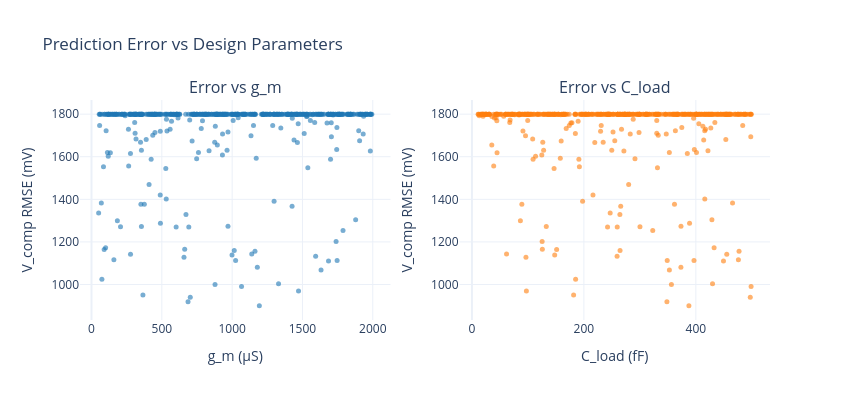

Notebook source saved alongside this figure:
### Markdown cell above
### 5.2 Error vs Design Parameters

Does the model make larger errors for specific regions of the design space? We scatter-plot the per-sample $V_{comp}$ RMSE against $g_m$ and $C_{load}$.

### Code cell
# Per-sample Vcomp RMSE
vcomp_rmse = np.sqrt(((vcomp_pred - vcomp_gt)**2).mean(axis=(1, 2)))  # (N,)

fig_scatter = make_subplots(rows=1, cols=2,
    subplot_titles=['Error vs g_m', 'Error vs C_load'])

# vs gm
gm_np = data['params'][:N_EVAL, 4].numpy() * 1e6  # µS
fig_scatter.add_trace(go.Scatter(
    x=gm_np, y=vcomp_rmse * 1e3,
    mode='markers',
    marker=dict(size=5, color='#1f77b4', opacity=0.6),
    showlegend=False,
), row=1, col=1)

# vs cload
cload_np = data['params'][:N_EVAL, 3].numpy() * 1e15  # fF
fig_scatter.add_trace(go.Scatter(
    x=cload_np, y=vcomp_rmse * 1e3,
    mode='markers',
    marker=dict(size=5, color='#ff7f0e', opacity=0.6),
    showlegend=False,
), row=1, col=2)

fig_scatter.update_xaxes(title_text='g_m (µS)', row=1, col=1)
fig_scatter.update_xaxes(title_text='C_load (fF)', row=1, col=2)
fig_scatter.update_yaxes(title_text='V_comp RMSE (mV)', row=1, col=1)
fig_scatter.update_yaxes(title_text='V_comp RMSE (mV)', row=1, col=2)
fig_scatter.update_layout(
    title='Prediction Error vs Design Parameters',
    template='plotly_white',
    height=400, width=850,
)
fig_scatter.show()

### Figure 1 — Plotly figure (JSON) as saved in the notebook; plotly's stock layout.template omitted (floating-point values rounded to 4 significant figures; data arrays with more than 128 entries replaced by an {"elided": "..."} marker saying what was removed)
{"data": [{"marker": {"color": "#1f77b4", "opacity": 0.6, "size": 5}, "mode": "markers", "showlegend": false, "type": "scatter", "x": {"elided": "500 float values"}, "xaxis": "x", "y": {"elided": "500 float values"}, "yaxis": "y"}, {"marker": {"color": "#ff7f0e", "opacity": 0.6, "size": 5}, "mode": "markers", "showlegend": false, "type": "scatter", "x": {"elided": "500 float values"}, "xaxis": "x2", "y": {"elided": "500 float values"}, "yaxis": "y2"}], "layout": {"annotations": [{"font": {"size": 16}, "showarrow": false, "text": "Error vs g_m", "x": 0.225, "xanchor": "center", "xref": "paper", "y": 1, "yanchor": "bottom", "yref": "paper"}, {"font": {"size": 16}, "showarrow": false, "text": "Error vs C_load", "x": 0.775, "xanchor": "center", "xref": "paper", "y": 1, "yanchor": "bottom", "yref": "paper"}], "height": 400, "title": {"text": "Prediction Error vs Design Parameters"}, "width": 850, "xaxis": {"anchor": "y", "domain": [0, 0.45], "title": {"text": "g_m (µS)"}}, "xaxis2": {"anchor": "y2", "domain": [0.55, 1], "title": {"text": "C_load (fF)"}}, "yaxis": {"anchor": "x", "domain": [0, 1], "title": {"text": "V_comp RMSE (mV)"}}, "yaxis2": {"anchor": "x2", "domain": [0, 1], "title": {"text": "V_comp RMSE (mV)"}}}}
